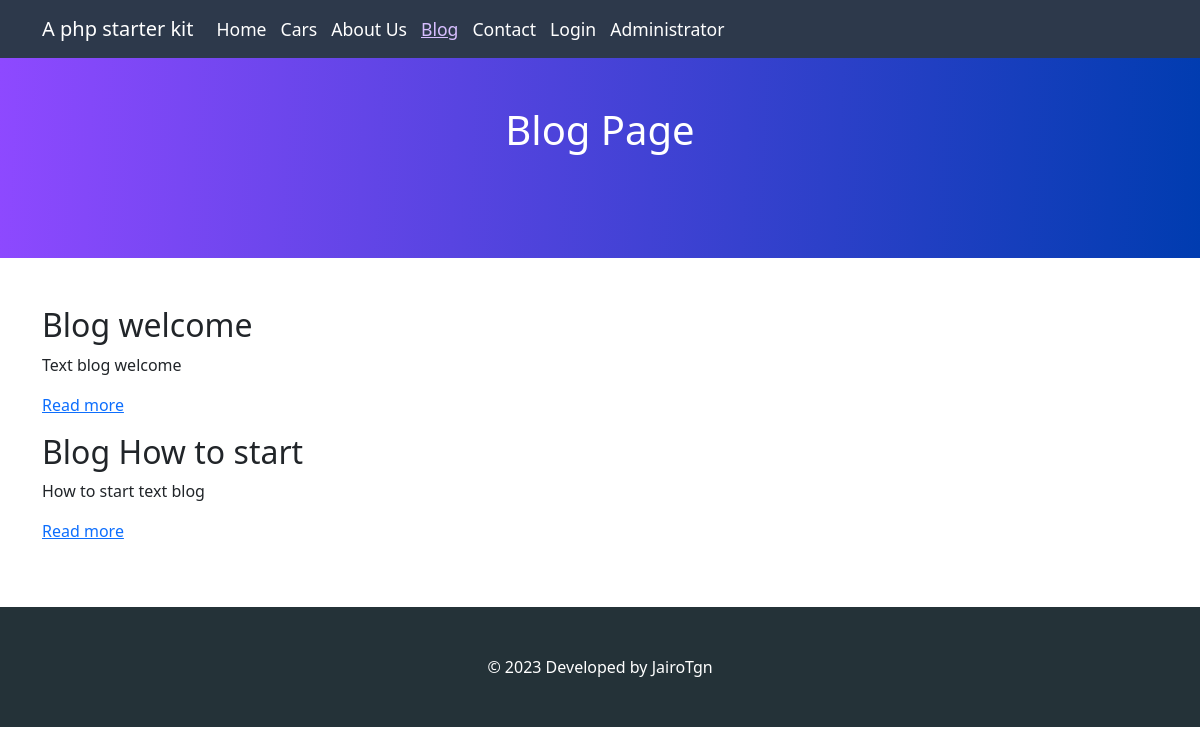
/blog (signed in), run on the app's committed database.
### tables this page shows
CREATE TABLE IF NOT EXISTS `blog` (
  `id` int(11) NOT NULL AUTO_INCREMENT,
  `title` varchar(255) DEFAULT NULL,
  `url` varchar(255) DEFAULT NULL,
  `text` text,
  `dateInsert` datetime DEFAULT NULL,
  PRIMARY KEY (`id`)
);

### index.php (called while the page is built, shortened)
<?php
include 'includes/database.php';
include 'theme/index.php';

### models/blog.php (called while the page is built, shortened)
<?php
class Blog extends Database {
    public static $table = 'blog';
    public static function select($filters = array() ) {
        $mysqli = self::connect();
        $sql    = "SELECT * FROM ".self::$table;
        if (array_key_exists('limit', $filters)) {
            $sql .= " LIMIT ".(int)$filters['limit'];
        }
        $result = $mysqli->query($sql);
        $data   = self::fetch($result);
        return $data;
    }
}

### includes/database.php (called while the page is built, shortened)
<?php
class Database
{
    public static function fetch($resultQuery) {
        $return = array();
        while ($obj = $resultQuery->fetch_object()) {
            $return[] = $obj;
        }
        return $return;
    }
}

### pages/blog.php (the view)
<?php
$blogs = Blog::select(array('limit' => 3));
?>
<header class="bg-secondary text-white">
    <div class="container py-5">
        <h1 class="text-center">Blog Page</h1>
    </div>
</header>
<main class="container my-5">
    <div class="row">
        <?php foreach ($blogs as $blog) { ?>
        <div class="md-12">
            <h2> <?=$blog->title ?></h2>
            <p> <?=$blog->text ?></p>
            <p> <a href="./blog/<?=$blog->url ?>">Read more</a></p>
        </div>
        <?php } ?>
    </div>
</main>

### theme/styles.css (style rules this page uses)
header { min-height: 200px; background:linear-gradient(92.72deg,#8e49ff,#003cb0) }

### data on the page
blog: title "Blog welcome", text "Text blog welcome"
blog: title "Blog How to start", text "How to start text blog"

### other printed values
$data['title'] "Home"
$data['title'] "Cars"
$data['title'] "About Us"
$data['title'] "Blog"
$data['title'] "Contact"
$data['title'] "Login"
